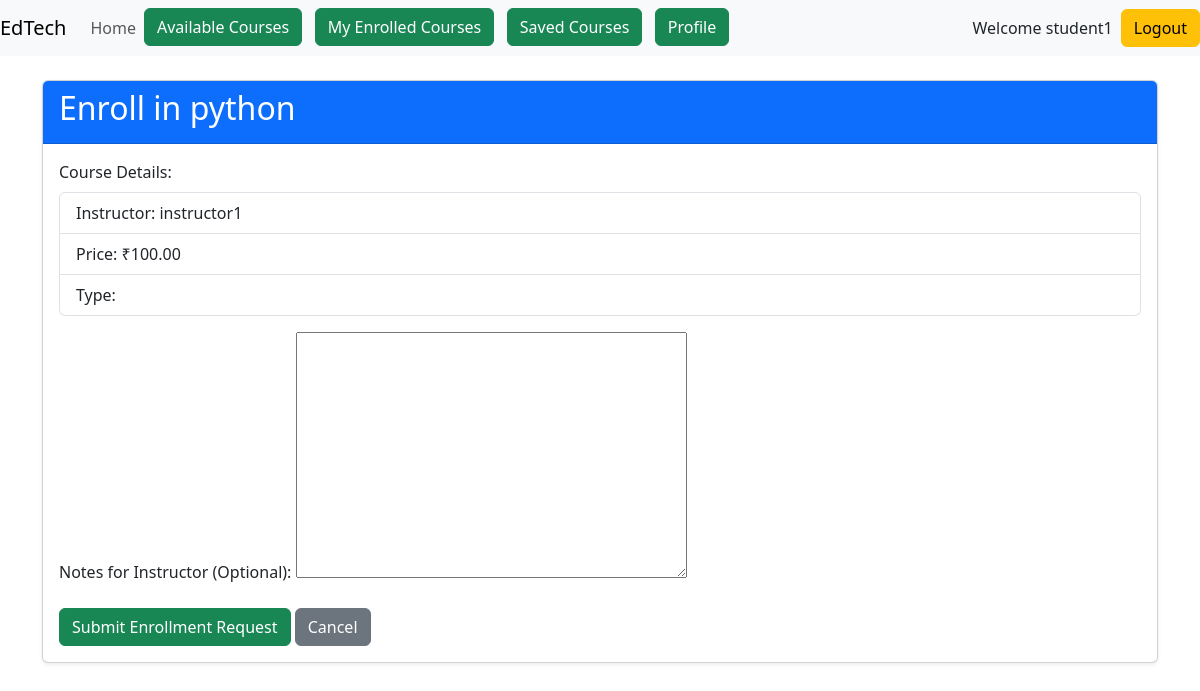
The page /courses/3/enroll/ (signed in) on the database its author committed.
### accounts/models.py (models this page shows, shortened)
class User(AbstractUser):
    name = models.CharField(max_length=70, default='name')
    contact = models.CharField(max_length=13)
    user_type = models.CharField(
        max_length=1,
        choices=(
            ('I', "Instructor"),
            ('S', "Student"),
        ),
    )

### courses/models.py (models this page shows, shortened)
class Course(models.Model):
    instructor = models.ForeignKey(User, on_delete=models.CASCADE)
    title = models.CharField(max_length=200)
    description = models.TextField()
    category = models.CharField(max_length=100)
    price = models.DecimalField(max_digits=10, decimal_places=2)
    start_date = models.DateField()
    end_date = models.DateField()
    created_at = models.DateTimeField(auto_now_add=True)
    image = models.ImageField(upload_to='course_images/', blank=True, null=True)

class Enrollment(models.Model):
    STATUS_CHOICES = (
        ('pending', 'Pending'),
        ('accepted', 'Accepted'),
        ('rejected', 'Rejected'),
    )
    course = models.ForeignKey(Course, on_delete=models.CASCADE)
    student = models.ForeignKey(User, on_delete=models.CASCADE)
    enrollment_date = models.DateTimeField(auto_now_add=True)
    status = models.CharField(max_length=20, choices=STATUS_CHOICES, default='pending')
    notes = models.TextField(blank=True,null=True)
    class Meta:
        unique_together = ('course', 'student')

### courses/views.py (the view, shortened to what this page needs)
# urls.py: path('<int:course_id>/enroll/', views.enroll_course, name='enroll_course'),
@login_required
def enroll_course(request, course_id):
    if not is_student(request.user):
        messages.error(request, "Only students can enroll in courses.")
        return redirect('home')
    course = get_object_or_404(Course, id=course_id)
    enrollment, created = Enrollment.objects.get_or_create(student=request.user, course=course)
    if not created:
        if enrollment.status == 'accepted':
            messages.info(request, "You are already enrolled in this course!")
            return redirect('course_detail', course_id=course_id)
        elif enrollment.status == 'pending':
            messages.warning(request, "You have already applied for this course!")
            return redirect('course_detail', course_id=course_id)
        elif enrollment.status == 'rejected':
            if request.method == 'POST':
                form = EnrollmentForm(request.POST, instance=enrollment)
                if form.is_valid():
                    enrollment.status = 'pending'
                    enrollment.save()
                    messages.success(request, "Your enrollment request has been submitted!")
                    return redirect('course_detail', course_id=course.id)
                else:
                    messages.error(request, "Error submitting enrollment. Please check the form.")
            else:
                form = EnrollmentForm(instance=enrollment)
            context = {
                'course': course,
                'form': form
            }
            return render(request, 'courses/enroll_course.html',context)

### courses/forms.py
class EnrollmentForm(ModelForm):
    class Meta:
        model = Enrollment
        fields = ['notes']

### courses/views.py (called while the page is built)
def is_student(user):
    return user.is_authenticated and user.user_type == 'S'

### courses/templates/courses/enroll_course.html (shortened to what this page needs)
{% extends 'base.html' %}
{% block main %}
<div class="container mt-4">
    <div class="card shadow-sm">
        <div class="card-header bg-primary text-white">
            <h2>Enroll in {{ course.title }}</h2>
        </div>
        <div class="card-body">
            <form method="POST">
                <div class="mb-3">
                    <label class="form-label">Course Details:</label>
                    <ul class="list-group mb-3">
                        <li class="list-group-item">Instructor: {{ course.instructor.username }}</li>
                        <li class="list-group-item">Price: ₹{{ course.price }}</li>
                        <li class="list-group-item">Type: {{ course.course_type }}</li>
                    </ul>
                </div>
                <div class="mb-3">
                    <label for="{{ form.notes.id_for_label }}" class="form-label">Notes for Instructor (Optional):</label>
                    {{ form.notes }}
                </div>
                <button type="submit" class="btn btn-success">Submit Enrollment Request</button>
                <a href="{% url 'course_detail' course.id %}" class="btn btn-secondary">Cancel</a>
            </form>
        </div>
    </div>
</div>
{% endblock %}

### templates/base.html (shortened to what this page needs)
<!doctype html>
<html lang="en">
    <head>
        <link
            href="https://cdn.jsdelivr.net/npm/bootstrap@5.3.2/dist/css/bootstrap.min.css"
            rel="stylesheet"
        />
    </head>
    <body>
        <header>
             <nav class="navbar navbar-expand-md navbar-light bg-light">
                <a class="navbar-brand" href="{% url 'home' %}">EdTech</a>
                <div class="collapse navbar-collapse" id="collapsibleNavId">
                    <ul class="navbar-nav mr-auto mt-2 mt-lg-0">
                        <li class="nav-item active">
                            <a class="nav-link" href="{% url "home" %}">Home </a>
                        </li>
                        {% if request.user.is_authenticated %}
                            {% if request.user.user_type == 'I' %}
                                <li class="nav-item">
                                     <a class="btn btn-success" href="{% url 'course_create'%}"> Post Course </a>
                                </li>
                                &nbsp;
                                &nbsp;
                                <li class="nav-item">
                                    <a class="btn btn-success" href="{% url 'my_courses' %}"> My Courses </a>
                                </li>
                            {% elif request.user.user_type == 'S' %}
                                <li class="nav-item">
                                 <a class="btn btn-success" href="{% url 'course_list'%}"> Available Courses </a>
                                </li>
                                <li class="nav-item">
                                    <a class="btn btn-success" href="{% url 'my_enrolled_courses'%}"> My Enrolled Courses </a>
                                </li>
                                <li class="nav-item">
                                    <a class="btn btn-success" href="{% url 'saved_courses' %}"> Saved Courses </a>
                                </li>
                            {% endif %}
                            <li class="nav-item">
                                <a class="btn btn-success" href="{% url 'profile_details' %}"> Profile </a>
                            </li>
                        {% endif %}
                    </ul>
                </div>
                <ul class="navbar-nav ml-auto mt-2 mt-lg-0">
                    {% if not request.user.is_authenticated %}
                        <li class="nav-item" style="list-style-type:none;">
                             <a class="btn btn-success" href="{% url 'login'%}"> Login </a>
                        </li>
                        &nbsp;
                        &nbsp;
                        <li class="nav-item" style="list-style-type:none;">
                            <a class="btn btn-success" href="{% url 'register'%}"> Register </a>
                        </li>
                    {% else %}
                        <p class="my-auto me-2"> Welcome {{request.user.username}}</p>
                        <a class="btn btn-warning" href="{% url "logout" %}">Logout</a>
                    {% endif %}
                </ul>
             </nav>
        </header>
        <main>
            {% block main %}
            {% endblock main %}
        </main>
    </body>
</html>

### rows shown on the page
User: user.username "student1"
Course: title "python", instructor.username "instructor1", price "100.00"
